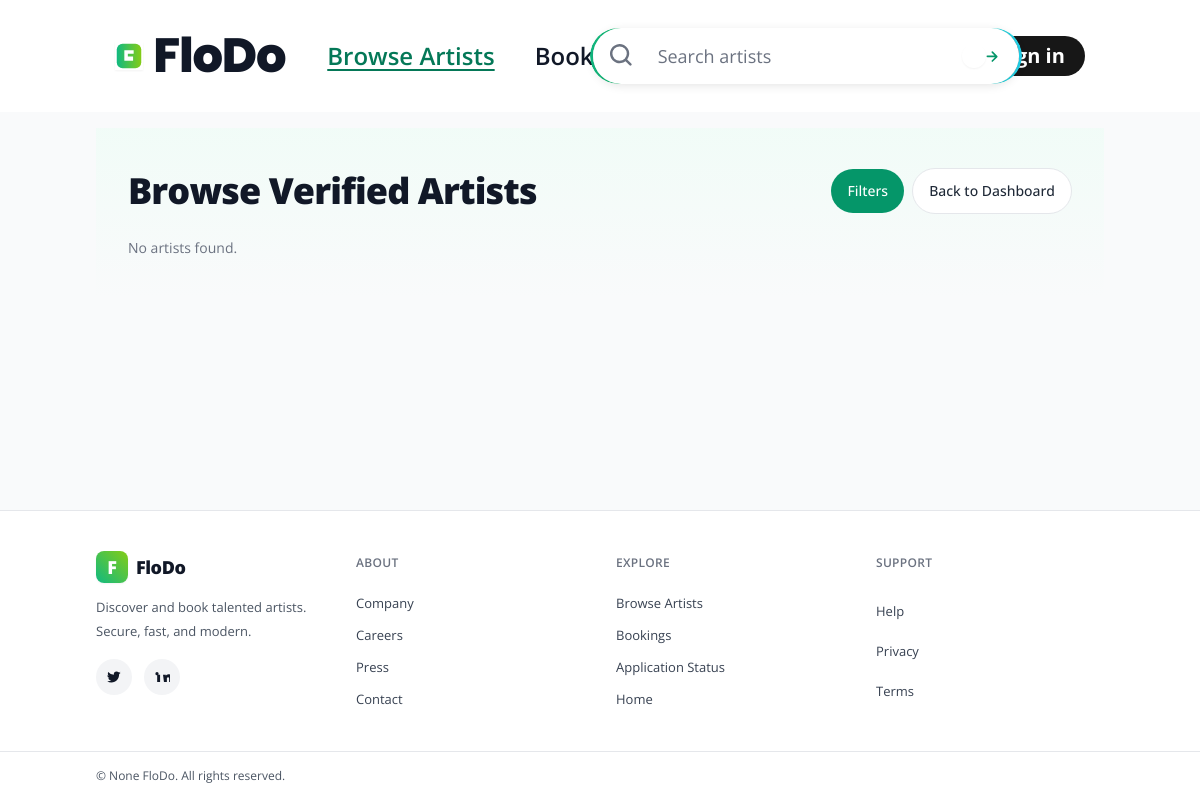
The page /portal/artists/ on the database as committed earlier.
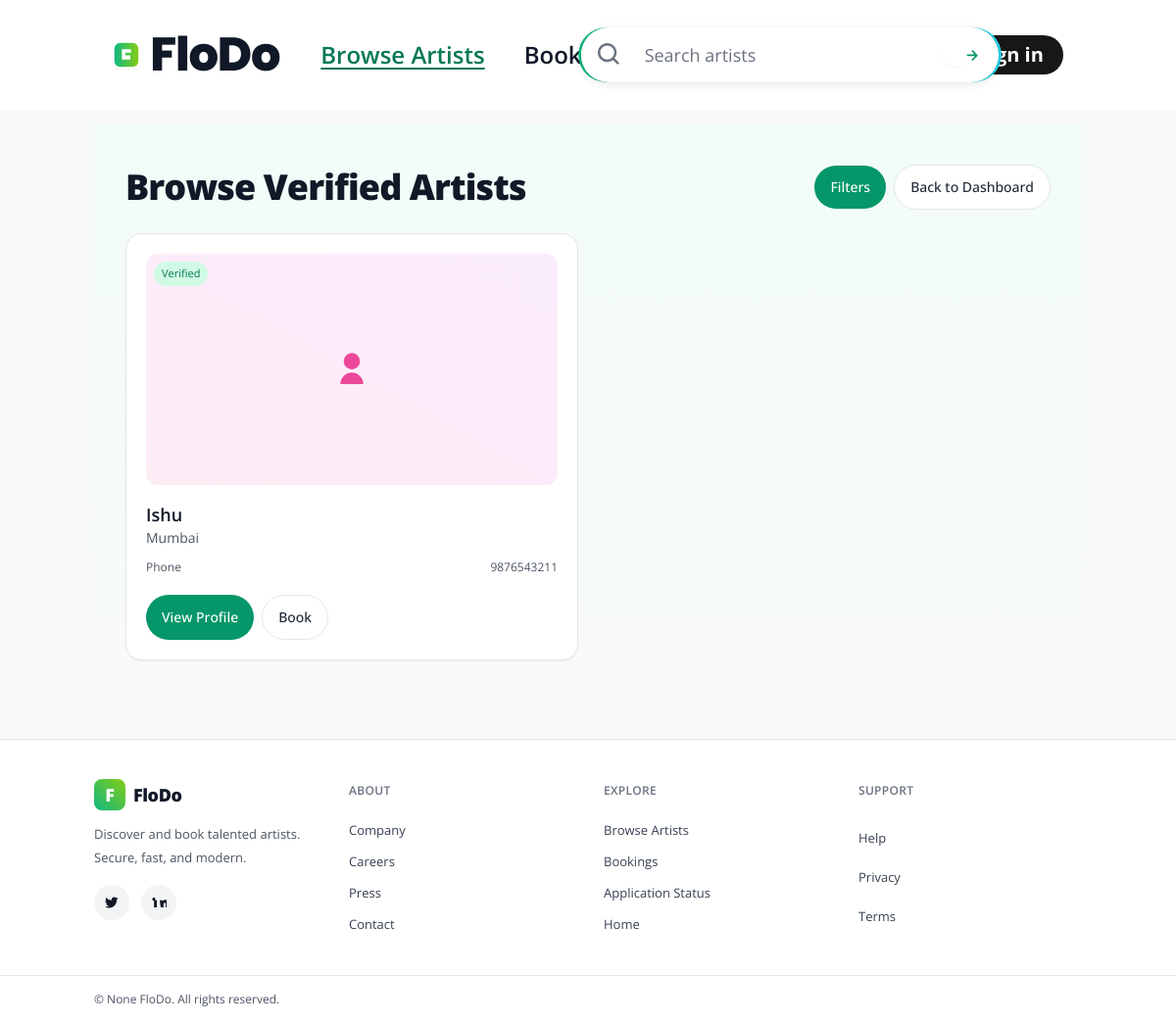
The same page on the database as committed later.
### apps/dashboard/models.py (models this page shows)
class BaseTable(models.Model):
    unique_id = models.AutoField(primary_key=True)
    name = models.CharField(max_length=100, db_index=True)
    city = models.CharField(max_length=100, db_index=True)
    phone = models.CharField(max_length=20)
    created_at = models.DateTimeField(auto_now_add=True)
    updated_at = models.DateTimeField(auto_now=True)
    class Meta:
        abstract = True
        indexes = [
            models.Index(fields=["name"]),
            models.Index(fields=["city"]),
        ]

class Table3(BaseTable):
    class Meta:  # added
        db_table = "dashboard_verified_artist"  # added: was dashboard_table3

### apps/client_portal/views.py (the view)
# urls.py: path("artists/", views.browse_artists, name="browse_artists"),
def browse_artists(request: HttpRequest) -> HttpResponse:
    q = (request.GET.get("q") or "").strip()
    city = (request.GET.get("city") or "").strip()
    svc = (request.GET.get("service") or "").strip()
    qs = dm.Table3.objects.all().order_by("name")
    if q:
        qs = qs.filter(name__icontains=q)
    if city:
        qs = qs.filter(city__icontains=city)
    if svc:
        svc_names = dm.Table5.objects.filter(name__icontains=svc).values_list("name", flat=True)
        qs = qs.filter(name__in=list(svc_names))
    paginator = Paginator(qs, _records_per_page())
    page_obj = paginator.get_page(request.GET.get("page") or 1)
    return render(request, "client_portal/browse_artists.html", {
        "page_obj": page_obj, "q": q, "city": city, "service": svc
    })

### apps/client_portal/views.py (called while the page is built)
def _records_per_page() -> int:
    try:
        s = AppSettings.objects.order_by("-updated_at").first()
        if s and int(s.records_per_page) > 0:
            return int(s.records_per_page)
    except Exception:
        pass
    return 20

### templates/client_portal/browse_artists.html (shortened to what this page needs)
{% extends "client_portal/base.html" %}
{% block content %}
<section class="relative overflow-hidden">
  <div class="absolute inset-0 pointer-events-none bg-gradient-to-b from-emerald-50/60 to-transparent dark:from-emerald-900/10"></div>
  <div class="relative max-w-7xl mx-auto px-4 sm:px-6 lg:px-8 py-8 md:py-10">
    <div class="flex flex-wrap items-center justify-between gap-3">
      <h1 class="text-3xl md:text-4xl font-extrabold tracking-tight">Browse Verified Artists</h1>
      <div class="flex items-center gap-2">
        <button id="btn-filters" type="button" class="py-3 px-4 inline-flex items-center gap-x-2 text-sm font-medium rounded-full bg-emerald-600 text-white hover:bg-emerald-700 focus:outline-hidden focus:ring-2 focus:ring-emerald-500/60">Filters</button>
        <a href="{% url 'client_portal:customer_dashboard' %}" class="py-3 px-4 inline-flex items-center gap-x-2 text-sm font-medium rounded-full border border-gray-200 bg-white text-gray-800 shadow-2xs hover:bg-gray-50 focus:outline-hidden focus:bg-gray-50 dark:bg-neutral-900 dark:border-neutral-700 dark:text-white dark:hover:bg-neutral-800 dark:focus:bg-neutral-800">Back to Dashboard</a>
      </div>
    </div>
    <div class="mt-6 grid sm:grid-cols-2 xl:grid-cols-3 gap-5">
      {% for a in page_obj.object_list %}
        <div class="group rounded-2xl border border-gray-200 dark:border-gray-700 bg-white dark:bg-gray-900 p-5 shadow-sm hover:shadow-lg transition">
          <div class="relative aspect-[16/9] rounded-xl overflow-hidden bg-gradient-to-tr from-pink-500/10 to-fuchsia-500/10 dark:from-pink-500/5 dark:to-fuchsia-500/5 flex items-center justify-center text-pink-500">
            {% if a.cover_url %}
              <img src="{{ a.cover_url }}" alt="{{ a.name }} portfolio cover" class="w-full h-full object-cover" />
            {% elif a.image_url %}
              <img src="{{ a.image_url }}" alt="{{ a.name }} image" class="w-full h-full object-cover" />
            {% else %}
              <svg xmlns="http://www.w3.org/2000/svg" class="h-10 w-10" viewBox="0 0 24 24" fill="currentColor"><path d="M12 12a5 5 0 100-10 5 5 0 000 10zm-7 9a7 7 0 0114 0H5z"/></svg>
            {% endif %}
            <span class="absolute top-2 left-2 inline-flex text-[11px] px-2 py-1 rounded-full bg-emerald-100 text-emerald-700 dark:bg-emerald-900 dark:text-emerald-300">Verified</span>
          </div>
          <div class="mt-4 flex items-start justify-between gap-3">
            <div>
              <div class="text-lg font-semibold">{{ a.name }}</div>
              <div class="text-sm text-gray-600 dark:text-gray-400">{{ a.city }}</div>
            </div>
          </div>
          <div class="mt-3 grid grid-cols-2 text-xs text-gray-600 dark:text-gray-400">
            <div>Phone</div>
            <div class="text-right">{{ a.phone }}</div>
          </div>
          <div class="mt-5 flex gap-2">
            <a href="#" class="py-3 px-4 inline-flex items-center gap-x-2 text-sm font-medium rounded-full bg-emerald-600 text-white hover:bg-emerald-700 focus:outline-hidden focus:ring-2 focus:ring-emerald-500/60">View Profile</a>
            <a href="#" class="py-3 px-4 inline-flex items-center gap-x-2 text-sm font-medium rounded-full border border-gray-200 bg-white text-gray-800 shadow-2xs hover:bg-gray-50 focus:outline-hidden focus:bg-gray-50 dark:bg-neutral-900 dark:border-neutral-700 dark:text-white dark:hover:bg-neutral-800 dark:focus:bg-neutral-800">Book</a>
          </div>
        </div>
      {% empty %}
        <div class="text-sm text-gray-500">No artists found.</div>
      {% endfor %}
    </div>
  </div>
</section>
{% endblock %}

### templates/client_portal/base.html (shortened to what this page needs)
<!DOCTYPE html>
<html lang="en" class="{% if request.COOKIES.theme == 'dark' %}dark{% endif %}">
<head>
  {% load static %}
  <link rel="stylesheet" href="{% static 'css/app.css' %}">
  <script src="{% static 'js/tailwind-config.js' %}"></script>
</head>
<body class="min-h-screen flex flex-col bg-gray-50 text-gray-900 dark:bg-gray-900 dark:text-gray-100">
  {% include 'client_portal/partials/_header.html' %}
  <main id="content-root" class="flex-1 px-4 sm:px-6 md:px-[0.5in] lg:px-[1in] pt-28 md:pt-32 pb-10">
    {% block content %}{% endblock %}
  </main>
  {% include 'client_portal/partials/_footer.html' %}
  {% load static %}
</body>
</html>

### templates/client_portal/partials/_header.html (shortened to what this page needs)
{% load static %}
<header class="fixed inset-x-0 top-0 z-50 bg-white dark:bg-gray-900 backdrop-blur supports-[backdrop-filter]:bg-white/90 dark:supports-[backdrop-filter]:bg-gray-900/90">
  <div class="w-full px-6 sm:px-8 md:px-[0.6in] lg:px-[1.2in] h-24 md:h-28 grid grid-cols-[auto_minmax(0,1fr)_auto] items-center gap-4">
    <div class="flex items-center gap-7 lg:gap-8 min-w-0">
      <a href="{% url 'client_portal:home' %}" class="inline-flex items-center gap-2.5 font-extrabold tracking-tight text-4xl md:text-5xl text-gray-900 dark:text-white">
        <span style="font-family: 'Poppins', ui-sans-serif, system-ui, -apple-system, 'Segoe UI', Roboto, Helvetica, Arial;">FloDo</span>
      </a>
      {% with rm=request.resolver_match %}
      <nav class="hidden md:flex items-center gap-4 lg:gap-5 text-xl md:text-2xl font-semibold text-gray-900 dark:text-gray-100">
        <a class="h-10 px-2.5 inline-flex items-center transition {% if rm and rm.namespace == 'client_portal' and rm.url_name == 'browse_artists' %}text-emerald-700 underline underline-offset-4{% else %}hover:text-emerald-700{% endif %}" href="{% url 'client_portal:browse_artists' %}">Browse Artists</a>
        <a class="h-10 px-2.5 inline-flex items-center transition {% if rm and rm.namespace == 'client_portal' and rm.url_name == 'customer_dashboard' %}text-emerald-700 underline underline-offset-4{% else %}hover:text-emerald-700{% endif %}" href="{% url 'client_portal:customer_dashboard' %}">Bookings</a>
      </nav>
      {% endwith %}
    </div>
    <form action="{% url 'client_portal:browse_artists' %}" method="get"
          class="hidden lg:block justify-self-center mx-0 w-[clamp(20rem,36vw,32rem)]">
      <div class="relative w-full rounded-full modern-search-container">
        <div class="relative z-[3] m-[3px] flex w-[calc(100%-6px)] items-center h-12 md:h-14 rounded-full border border-transparent shadow-[0_2px_10px_rgba(0,0,0,0.1)] dark:shadow-[0_2px_10px_rgba(0,0,0,0.3)] overflow-hidden bg-white dark:bg-gray-800 backdrop-blur-sm">
          <span class="pl-4 text-gray-500 dark:text-gray-400">
            <svg xmlns="http://www.w3.org/2000/svg" class="h-5 w-5 md:h-6 md:w-6" fill="currentColor" viewBox="0 0 20 20" aria-hidden="true">
              <path fill-rule="evenodd" d="M12.9 14.32a8 8 0 111.414-1.414l3.387 3.387a1 1 0 11-1.414 1.414l-3.387-3.387zM14 8a6 6 0 11-12 0 6 6 0 0112 0z" clip-rule="evenodd"/>
            </svg>
          </span>
          <input name="q" placeholder="Search artists" aria-label="Search artists"
                 class="flex-1 h-12 md:h-14 px-4 md:px-6 text-base md:text-lg bg-transparent text-gray-900 dark:text-gray-100 placeholder-gray-500 dark:placeholder-gray-400 focus:outline-none focus:ring-0" />
          <button type="submit" aria-label="Search" class="h-10 md:h-12 w-12 md:w-12 inline-flex items-center justify-center bg-transparent text-emerald-600 hover:text-emerald-700 active:text-emerald-800 focus:outline-none focus:ring-2 focus:ring-emerald-500/40">
            <svg xmlns="http://www.w3.org/2000/svg" viewBox="0 0 24 24" class="h-4 w-4 md:h-5 md:w-5" fill="currentColor" aria-hidden="true">
              <path d="M13.172 11.999l-3.89-3.889a1 1 0 111.414-1.415l5.303 5.304a1 1 0 010 1.414l-5.303 5.303a1 1 0 11-1.414-1.414l3.89-3.889H4a1 1 0 110-2h9.172z"/>
            </svg>
          </button>
        </div>
      </div>
    </form>
    <div class="flex items-center gap-4 md:gap-4 font-semibold">
      <button id="btn-theme" type="button" class="inline-flex items-center justify-center w-[3.75rem] h-10 rounded-full border border-gray-200 dark:border-gray-700 hover:bg-gray-100/60 dark:hover:bg-gray-800/60 transition" aria-label="Toggle dark mode">
        <span class="relative inline-flex items-center select-none">
          <span class="absolute left-1 text-amber-500 dark:text-gray-400" aria-hidden="true">
          </span>
          <span class="absolute right-1 text-gray-500 dark:text-emerald-400" aria-hidden="true">
          </span>
          <span class="absolute inline-block w-6 h-6 rounded-full bg-white dark:bg-gray-900 shadow-sm transform translate-x-1 dark:translate-x-7 transition-transform"></span>
        </span>
      </button>
      {% if request.session.client_id %}
      {% else %}
        <a href="{% url 'client_portal:client_login' %}"
           class="hidden sm:inline-flex items-center gap-x-2 h-10 px-5 text-lg md:text-xl font-bold rounded-full bg-neutral-900 text-white ring-1 ring-white/5 hover:bg-neutral-800 active:bg-neutral-950 transition dark:bg-white dark:text-neutral-900 dark:ring-black/10 dark:hover:bg-neutral-100 dark:active:bg-neutral-200">
          <span>Sign in</span>
        </a>
      {% endif %}
    </div>
  </div>
</header>

### templates/client_portal/partials/_footer.html (shortened to what this page needs)
<footer class="mt-auto border-t border-gray-200 dark:border-gray-800 bg-white text-gray-900 dark:bg-gray-900 dark:text-gray-100">
  <div class="w-full px-[1in] py-10 grid grid-cols-1 md:grid-cols-4 gap-8 text-[13px] leading-6">
    <div>
      <div class="inline-flex items-center gap-2 font-extrabold tracking-tight text-lg">
        <span class="inline-flex w-8 h-8 items-center justify-center rounded-lg bg-gradient-to-tr from-emerald-500 to-lime-500 text-white shadow-sm">F</span>
        <span class="text-gray-900 dark:text-white">FloDo</span>
      </div>
      <p class="mt-3 text-gray-600 dark:text-gray-300">Discover and book talented artists. Secure, fast, and modern.</p>
      <div class="mt-4 flex items-center gap-3">
        <a href="#" aria-label="Twitter" class="inline-flex w-9 h-9 items-center justify-center rounded-full bg-gray-100 hover:bg-gray-200 dark:bg-gray-800 dark:hover:bg-gray-700 transition">
        </a>
        <a href="#" aria-label="LinkedIn" class="inline-flex w-9 h-9 items-center justify-center rounded-full bg-gray-100 hover:bg-gray-200 dark:bg-gray-800 dark:hover:bg-gray-700 transition">
        </a>
      </div>
    </div>
    <nav class="grid gap-2 text-gray-700 dark:text-gray-300">
      <h3 class="text-[12px] font-semibold uppercase tracking-wide text-gray-500 dark:text-gray-400 mb-2">About</h3>
      <a href="#" class="hover:text-emerald-600 dark:hover:text-emerald-400 transition">Company</a>
      <a href="#" class="hover:text-emerald-600 dark:hover:text-emerald-400 transition">Careers</a>
      <a href="#" class="hover:text-emerald-600 dark:hover:text-emerald-400 transition">Press</a>
      <a href="#" class="hover:text-emerald-600 dark:hover:text-emerald-400 transition">Contact</a>
    </nav>
    <nav class="grid gap-2 text-gray-700 dark:text-gray-300">
      <h3 class="text-[12px] font-semibold uppercase tracking-wide text-gray-500 dark:text-gray-400 mb-2">Explore</h3>
      <a href="{% url 'client_portal:browse_artists' %}" class="hover:text-emerald-600 dark:hover:text-emerald-400 transition">Browse Artists</a>
      <a href="{% url 'client_portal:customer_dashboard' %}" class="hover:text-emerald-600 dark:hover:text-emerald-400 transition">Bookings</a>
      <a href="{% url 'client_portal:artist_application_status' %}" class="hover:text-emerald-600 dark:hover:text-emerald-400 transition">Application Status</a>
      <a href="{% url 'client_portal:home' %}" class="hover:text-emerald-600 dark:hover:text-emerald-400 transition">Home</a>
    </nav>
    <nav class="grid gap-2 text-gray-700 dark:text-gray-300">
      <h3 class="text-[12px] font-semibold uppercase tracking-wide text-gray-500 dark:text-gray-400 mb-2">Support</h3>
      <a href="#" class="hover:text-emerald-600 dark:hover:text-emerald-400 transition">Help</a>
      <a href="#" class="hover:text-emerald-600 dark:hover:text-emerald-400 transition">Privacy</a>
      <a href="#" class="hover:text-emerald-600 dark:hover:text-emerald-400 transition">Terms</a>
    </nav>
  </div>
  <div class="border-t border-gray-200 dark:border-gray-800">
    <div class="w-full px-[1in] py-4 text-xs text-gray-600 dark:text-gray-400">&copy; {{ now|default:None }} FloDo. All rights reserved.</div>
  </div>
</footer>

### templates/client_portal/base.html (style rules this page uses)
html, body, button, input, select, textarea { font-family: 'Open Sans', ui-sans-serif, system-ui, -apple-system, Segoe UI, Roboto, Helvetica, Arial, 'Apple Color Emoji', 'Segoe UI Emoji', 'Segoe UI Symbol'; }

Rows that differ between the two databases and show on the page:
added Table3: name "Ishu", city "Mumbai", phone "9876543211"
Other text that changed with them:
text no longer shown: "No artists found."
